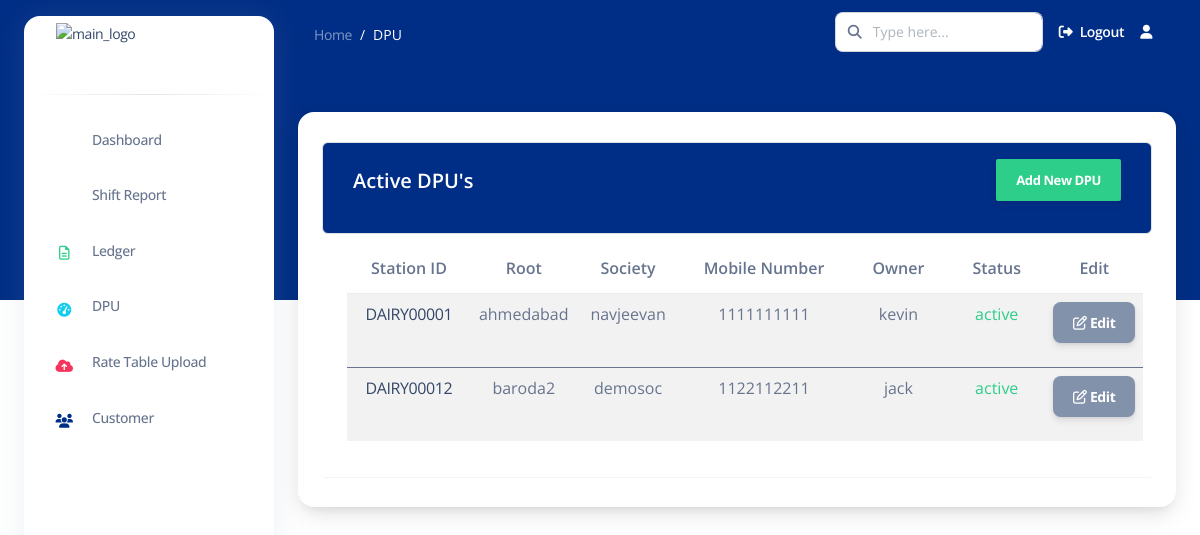
Page /active_dpu/ (signed in) on the committed database.
### apps/common/models.py (models this page shows, shortened)
class DPU(models.Model):
    user = models.ForeignKey(User, on_delete=models.CASCADE)
    location = models.CharField(max_length=255)
    st_id = models.CharField(max_length=50, unique=True, primary_key=True)  # Renamed from dpu_id to st_id
    society = models.CharField(max_length=255)
    mobile_number = models.CharField(max_length=15)
    owner = models.CharField(max_length=255)
    STATUS_CHOICES = [
        ('active', 'Active'),
        ('deactivated', 'Deactivated'),
    ]
    status = models.CharField(max_length=20, choices=STATUS_CHOICES, default='active')
    date = models.DateTimeField(auto_now_add=True)  # Automatically set on creation

### apps/common/views.py (the view)
# urls.py: path('active_dpu/', active_dpu, name='active_dpu'),
def active_dpu(request):
    active_dpu_list = DPU.objects.filter(user=request.user)
    return render(request, 'common/active_dpu.html', {'active_dpu_list': active_dpu_list})

### templates/common/active_dpu.html (shortened to what this page needs)
{% extends 'base2.html' %}
{% load static %}
{% load crispy_forms_tags %}
{% block content %}
<nav class="navbar navbar-main navbar-expand-lg px-0 mx-4 shadow-none border-radius-xl " id="navbarBlur"
    data-scroll="false">
    <div class="container-fluid py-1 px-3">
        <nav aria-label="breadcrumb">
            <ol class="breadcrumb bg-transparent mb-0 pb-0 pt-1 px-0 me-sm-6 me-5">
                <li class="breadcrumb-item text-sm"><a class="opacity-5 text-white" href="">Home</a>
                </li>
                <li class="breadcrumb-item text-sm text-white active" aria-current="page">DPU</li>
            </ol>
        </nav>
        <div class="collapse navbar-collapse mt-sm-0 mt-2 me-md-0 me-sm-4" id="navbar">
            <div class="ms-md-auto pe-md-3 d-flex align-items-center">
                <div class="input-group">
                    <span class="input-group-text text-body"><i class="fas fa-search" aria-hidden="true"></i></span>
                    <input type="text" class="form-control" placeholder="Type here...">
                </div>
            </div>
            <ul class="navbar-nav  justify-content-end">
                <li class="nav-item d-flex align-items-center">
                    <a href="{% url 'logout' %}" class="nav-link text-white font-weight-bold px-0">
                        <i class="fa fa-sign-out me-sm-1"></i>
                        <span class="d-sm-inline d-none">Logout</span>
                    </a>
                </li>
                <li class="nav-item dropdown pe-2 px-3 d-flex align-items-center">
                    <a href="javascript:;" class="nav-link text-white p-0" id="dropdownMenuButton"
                        data-bs-toggle="dropdown" aria-expanded="false">
                        <i class="fa fa-user cursor-pointer"></i>
                    </a>
                </li>
            </ul>
        </div>
    </div>
</nav>
<div class="container-fluid mt-5">
    <div class="card o-hidden border-0 shadow-lg mt-5">
        <div class="container">
            <div class="table-wrapper table-responsive">
                <div class="table-title border rounded">
                    <div class="row">
                        <div class="col-sm-6">
                            <h5 class="text-white mt-2">Active DPU's</h5>
                        </div>
                        <div class="col-md-6">
                            <a href="{% url 'add_dpu' %}" class="btn btn-success"> <span>Add New DPU</span></a>
                        </div>
                    </div>
                </div>
                <table class="table table-striped table-hover rounded table-responsive">
                    <thead>
                        <tr>
                            <th>Station ID</th>
                            <th>Root</th>
                            <th>Society</th>
                            <th>Mobile Number</th>
                            <th>Owner</th>
                            <th>Status</th>
                            <th>Edit</th>
                        </tr>
                    </thead>
                    {% for dpu in active_dpu_list %}
                    <tbody>
                        <tr class="align-items-center text-align-center rounded">
                            <td><a href="{% url 'dpudetails' dpuid=dpu.st_id %}">{{ dpu.st_id }}</a></td>
                            <td> {{ dpu.location }} </td>
                            <td>{{ dpu.society }}</td>
                            <td>{{ dpu.mobile_number }}</td>
                            <td>{{ dpu.owner }}</td>
                            <td class="{% if dpu.status == 'active' %}text-success{% else %}text-danger{% endif %}">
                                {{ dpu.status }}
                            </td>
                            <td> <a href="{% url 'edit_dpu' st_id=dpu.st_id %}" class="btn bg-secondary text-white">
                                <i class="fa fa-edit"></i> Edit
                            </a></td>
                        </tr>
                    </tbody>
                    {% endfor %}
                </table>
            </div>
        </div>
    </div>
</div>
{% endblock content %}

### templates/common/active_dpu.html (style rules this page uses)
.table-wrapper { background: #fff; padding: 20px 25px; margin: 30px 0; border-radius: 3px; box-shadow: 0 1px 1px rgba(0, 0, 0, .05); }
.table-title { padding-bottom: 1px; background: #002d86; color: #fff !important; padding: 16px 30px; margin: -20px -25px 10px; border-radius: 3px 3px 0 0; }
.table-title .btn { color: #fff; float: right; font-size: 13px; border: none; min-width: 50px; border-radius: 2px; border: none; outline: none !important; margin-left: 10px; }
.table-title .btn span { float: left; margin-top: 2px; }
tr { text-align: center; }
td { padding: 1px; text-align: center; }

### rows in the picture
DPU: st_id "DAIRY00001", location "ahmedabad", society "navjeevan", mobile_number "1111111111", owner "kevin", status "active"
DPU: st_id "DAIRY00012", location "baroda2", society "demosoc", mobile_number "1122112211", owner "jack", status "active"
